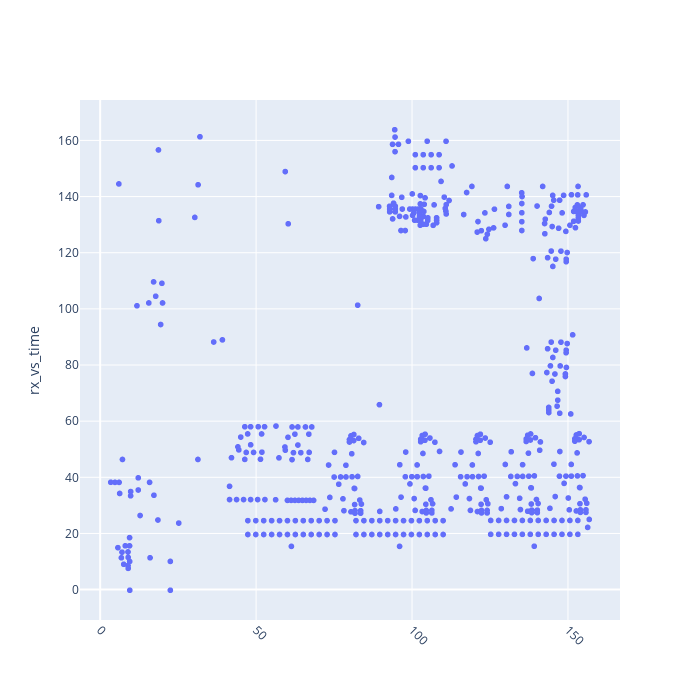

Notebook cell for this chart:
### Code cell
draw_comps = go.Scattergl(x=df_top['Ref-X(mm)'], 
                        y=df_top['Ref-Y(mm)'],
                        mode='markers',
                        text=df_top.Designator
                        )
draw_comps_2 = go.Scattergl(x=df_top.iloc[1059:1060]['Ref-X(mm)'], 
                         y=df_top.iloc[1059:1060]['Ref-Y(mm)'],
                        mode='markers'
                        )
data = [draw_comps, draw_comps_2]

# Useful layout
layout = go.Layout(
    ## title='example of 7778, rug 502',
    legend=dict(orientation="v", x=0.2, y=1),
    yaxis=dict(
        title='rx_vs_time'
    ),
    xaxis=dict(
       # title='km SNCF',
       # dtick=1
       #  range=[90, 100.05]

       tickangle = 45,
    ),
    yaxis2=dict(
                title='railster state',
                titlefont=dict(
                    color='rgb(148, 103, 255)'
                ),
                tickfont=dict(
                    color='rgb(148, 103, 255)'
                ),
                overlaying='y',
                side='right'
    ),
    barmode='group',
   #yaxis_type="log"
)
fig = go.Figure(data=data, layout=layout)
fig.update_layout(height=700, width=700)
fig.show()

### Figure 1 — Plotly figure (JSON) as saved in the notebook; plotly's stock layout.template omitted (floating-point values rounded to 4 significant figures; data arrays with more than 128 entries replaced by an {"elided": "..."} marker saying what was removed)
{"data": [{"mode": "markers", "text": {"elided": "498 str values"}, "type": "scattergl", "x": {"elided": "498 float values"}, "y": {"elided": "498 float values"}}, {"mode": "markers", "type": "scattergl", "x": [], "y": []}], "layout": {"barmode": "group", "height": 700, "legend": {"orientation": "v", "x": 0.2, "y": 1}, "width": 700, "xaxis": {"tickangle": 45}, "yaxis": {"title": {"text": "rx_vs_time"}}, "yaxis2": {"overlaying": "y", "side": "right", "tickfont": {"color": "rgb(148, 103, 255)"}, "title": {"font": {"color": "rgb(148, 103, 255)"}, "text": "railster state"}}}}
